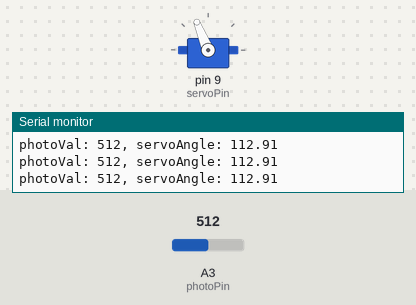
This sketch was run on a simulated Arduino Uno, built with avr-gcc and run on an emulated ATmega328P. On the bench: servo, the last lines printed to the serial monitor. Inputs (shaded band) come from the test bench; at power-on: A3 (photoPin) = 512.

Above: at 1.2 s.
1.3 s: A3 (photoPin) set to 716
At 2.0 s:
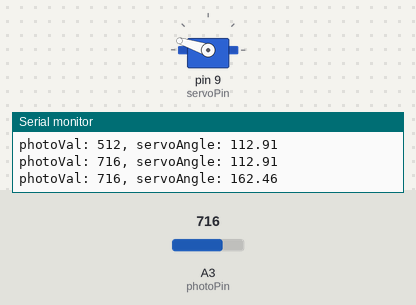
3.0 s: A3 (photoPin) set to 900
At 3.3 s:
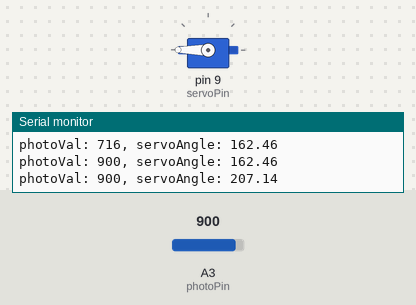
4.5 s: A3 (photoPin) set to 306
At 5.7 s:
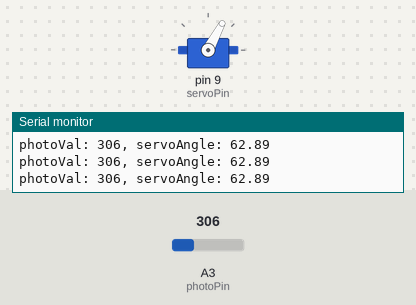
6.0 s: A3 (photoPin) set to 122
At 7.2 s:
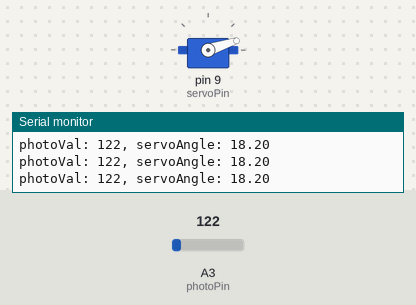
7.5 s: A3 (photoPin) set to 511
At 8.6 s:
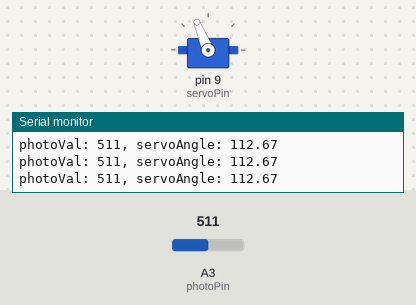
9.0 s: A3 (photoPin) set to 1023
At 10.0 s:
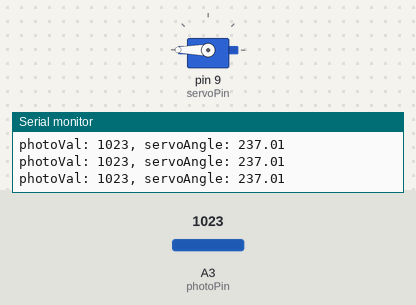
Timing chart, 0 to 11.5 s (numbered marks = the images above; inputs shaded):
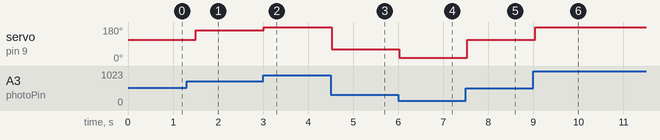

The sketch:

30-Servo-Motor.ino
```cpp
/**
 * Homework 30 - Use a photoresistor to control a servo motor as almost a light sensor display.


 */

#include <Servo.h>

int servoPin = 9;

int photoPin = A3;

//Usually between 50 and 750
int photoVal;

//The angle can be between 0 and 160.
float servoAngle = 0;

Servo myServo;

int dT = 250;

void setup() {
  myServo.attach(servoPin);
  pinMode(photoPin, INPUT);
  Serial.begin(9600);
}

void loop() {
  photoVal = analogRead(photoPin);
  Serial.print("photoVal: ");
  Serial.print(photoVal);
  Serial.print(", servoAngle: ");
  Serial.println(servoAngle);

  //In order to convert we use the photoVal as the independent variable and the angle as the dependent
  // Some points we have are (50, 0) and (750, 160). That equates to a slope of 170/700.
  // servoAngle = (160/700) * photoVal + b
  //We can use the first point in order to find the y-intercept
  // 0 = (160/700)*50 + b -> b = - 160/14 = -80/7

  servoAngle = (170./700.)*photoVal - 80./7.;

  myServo.write(servoAngle);

  delay(dT);
}
```

Measured:
- after the input at 1.3 s, servo on pin 9 (servoPin): 112° → 162° after 0.21 s
- after the input at 3.0 s, servo on pin 9 (servoPin): 162° → 180° at once
- after the input at 4.5 s, servo on pin 9 (servoPin): 180° → 62° at once
- after the input at 6.0 s, servo on pin 9 (servoPin): 62° → 18° at once
- after the input at 7.5 s, servo on pin 9 (servoPin): 18° → 112° at once
- after the input at 9.0 s, servo on pin 9 (servoPin): 112° → 180° at once
